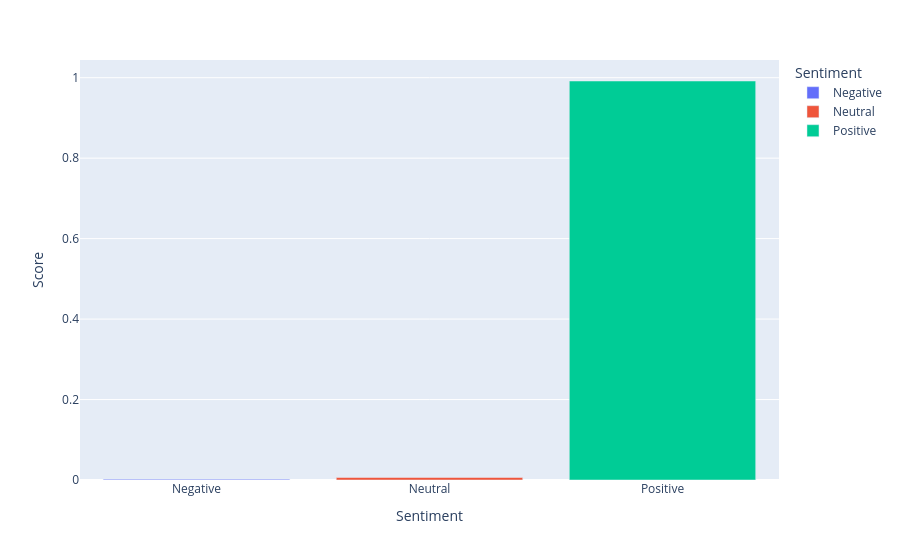

The cell this chart's notebook holds for it:
### Code cell
result= detect_overall_sentiment_avg("I am so excited to start my new job")
if "error" in result:
    print(f"Error: {result["error"]}")
else:
    print(f"Overall Sentiment :- {result["overall_sentiment"]}, with score {max(result["average_scores"].values())}")
    print("Average Scores:", pd.DataFrame(result["average_scores"].items(), columns=["Sentiment","Score"]))
    df  = pd.DataFrame(result["average_scores"].items(), columns=["Sentiment","Score"])
    fig= px.bar(df, x="Sentiment", y="Score", color="Sentiment")
    fig.show()

### Figure 1 — Plotly figure (JSON) as saved in the notebook; plotly's stock layout.template omitted (floating-point values rounded to 4 significant figures)
{"data": [{"hovertemplate": "Sentiment=%{x}<br>Score=%{y}<extra></extra>", "legendgroup": "Negative", "marker": {"color": "#636efa", "pattern": {"shape": ""}}, "name": "Negative", "orientation": "v", "showlegend": true, "textposition": "auto", "type": "bar", "x": ["Negative"], "xaxis": "x", "y": [0.001962], "yaxis": "y"}, {"hovertemplate": "Sentiment=%{x}<br>Score=%{y}<extra></extra>", "legendgroup": "Neutral", "marker": {"color": "#EF553B", "pattern": {"shape": ""}}, "name": "Neutral", "orientation": "v", "showlegend": true, "textposition": "auto", "type": "bar", "x": ["Neutral"], "xaxis": "x", "y": [0.006223], "yaxis": "y"}, {"hovertemplate": "Sentiment=%{x}<br>Score=%{y}<extra></extra>", "legendgroup": "Positive", "marker": {"color": "#00cc96", "pattern": {"shape": ""}}, "name": "Positive", "orientation": "v", "showlegend": true, "textposition": "auto", "type": "bar", "x": ["Positive"], "xaxis": "x", "y": [0.9918], "yaxis": "y"}], "layout": {"barmode": "relative", "legend": {"title": {"text": "Sentiment"}, "tracegroupgap": 0}, "margin": {"t": 60}, "xaxis": {"anchor": "y", "categoryarray": ["Negative", "Neutral", "Positive"], "categoryorder": "array", "domain": [0, 1], "title": {"text": "Sentiment"}}, "yaxis": {"anchor": "x", "domain": [0, 1], "title": {"text": "Score"}}}}
